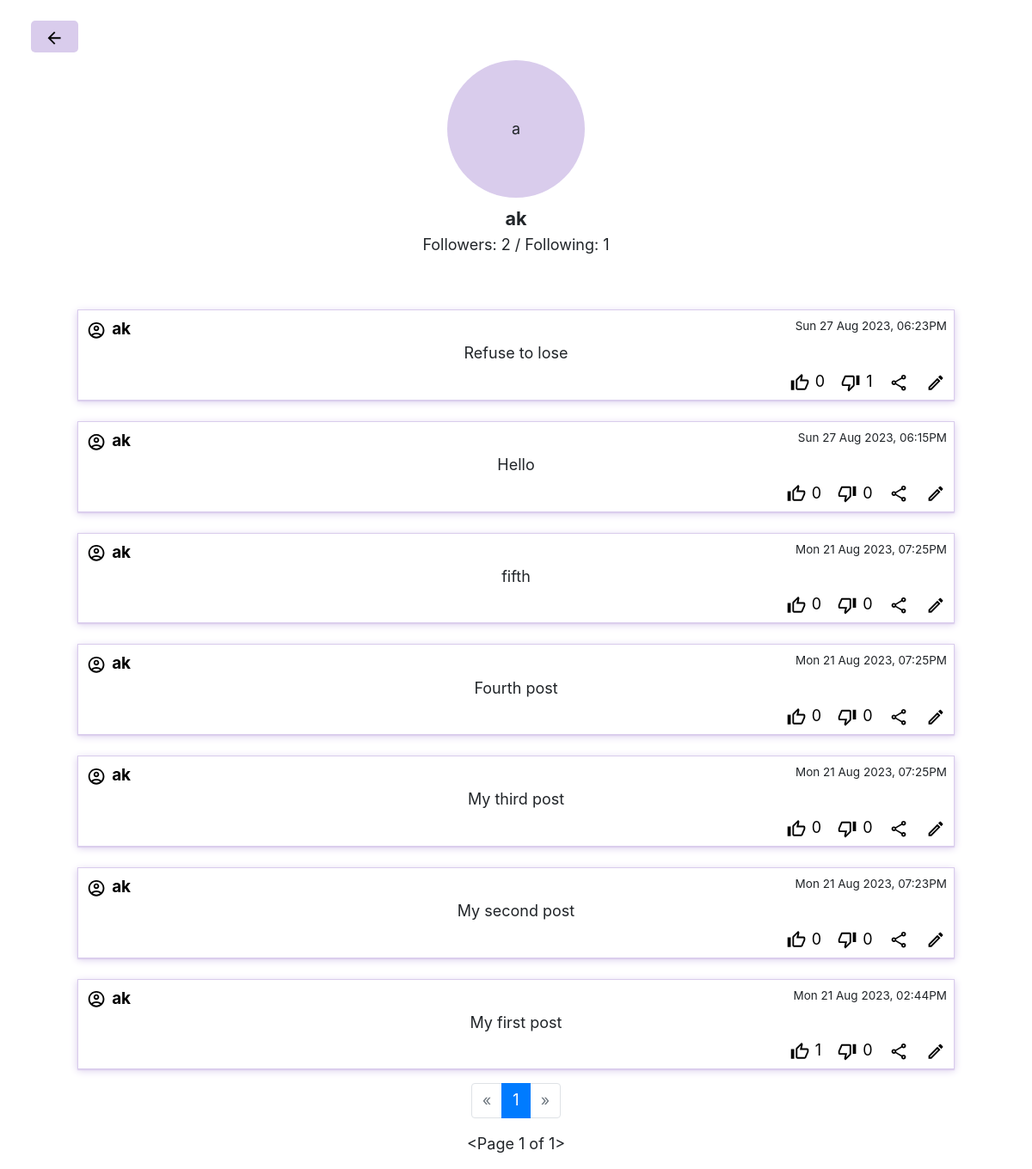
/profile/2 (signed in), run on the app's committed database.
### network/models.py (models this page shows, shortened)
class User(AbstractUser):
    pass

class Posts(models.Model):
    message = models.TextField(max_length=1000)
    poster = models.ForeignKey(User, on_delete=models.CASCADE)
    timestamp = models.CharField(default=datetime.datetime.now().strftime('%a %d %b %Y, %I:%M%p'), max_length=50)
    likesCountForDOM = models.IntegerField(default=0)
    dislikesCountForDOM = models.IntegerField(default=0)
    ShouldLikeButtonDisabledDOM = models.BooleanField(default=False)
    ShouldDisLikeButtonDisabledDOM = models.BooleanField(default=False)
    def getLikeCount(self):
        return self.likesCount.all()

### network/views.py (the view, shortened to what this page needs)
# urls.py: path("profile/<int:userId>", views.profile, name="profile"),
@login_required
def profile(request, userId, pagenumber=1):
    isViewerTheCreatorOfProfile = request.user.id == userId
    creator = User.objects.get(id=userId)
    userPosts = Posts.objects.filter(poster=creator).order_by("-id")
    if isViewerTheCreatorOfProfile:
        countOfFollowers = follower.objects.filter(user=request.user).count()
        countOfFollowing = follower.objects.filter(follower=request.user).count()
        if userPosts.count() > 0:
            p = Paginator(userPosts, 10)
            if pagenumber <= p.num_pages:
                posts = p.page(pagenumber)
                for post in posts:
                    likesDislikes = post.getLikeCount()
                    likes = likesDislikes.filter(likes=True, dislikes=False).count()
                    dislikes = likesDislikes.count() - likes
                    post.likesCountForDOM = likes
                    post.dislikesCountForDOM = dislikes
                    if request.user.id:
                        postWhereUserActioned = likesDislikes.filter(user=request.user)
                        if postWhereUserActioned:
                            if postWhereUserActioned.first().likes:
                                post.ShouldDisLikeButtonDisabledDOM = False
                                post.ShouldLikeButtonDisabledDOM = True
                            else:
                                post.ShouldDisLikeButtonDisabledDOM = True
                                post.ShouldLikeButtonDisabledDOM = False
                        else:
                            post.ShouldDisLikeButtonDisabledDOM = False
                            post.ShouldLikeButtonDisabledDOM = False
                    else:
                        post.ShouldDisLikeButtonDisabledDOM = True
                        post.ShouldLikeButtonDisabledDOM = True
                return render(request, "network/profilePage.html", {
                    "page": "profilePage",
                    "symbol": creator.username[0],
                    "username": creator.username,
                    "creatorID": creator.id,
                    "countOfFollowers": countOfFollowers,
                    "countOfFollowing": countOfFollowing,
                    "showFollowButton": False,
                    "viewer": request.user if request.user.id else None,
                    "posts": posts,
                    "currentPage": pagenumber,
                    "havePreviousPage": posts.has_previous(),
                    "haveNextPage": posts.has_next()
                })

### network/templates/network/profilePage.html (shortened to what this page needs)
<!DOCTYPE html>
<html lang="en">
    <head>
        <link rel="stylesheet" href="https://stackpath.bootstrapcdn.com/bootstrap/4.4.1/css/bootstrap.min.css">
        {% load static %}
        <link href="{% static 'network/styles.css' %}" rel="stylesheet">
    </head>
    <body>
        <div>
            <section style="height: 40vh; display: flex; flex-flow: column; justify-content: center; align-items: center;">
                <a href="{% url 'index' %}" style="position: absolute; top: 3vh; left: 3vw;">
                    <button style="background-color: #d9ccec; border: unset; padding: 0.6vh 1.8vh; border-radius: 5px;">
                        <svg xmlns="http://www.w3.org/2000/svg" height="24px" viewBox="0 0 24 24" width="24px" fill="#000000">
                            <path d="M0 0h24v24H0V0z" fill="none"/>
                            <path d="M20 11H7.83l5.59-5.59L12 4l-8 8 8 8 1.41-1.41L7.83 13H20v-2z"/>
                        </svg>
                    </button>
                </a>
                <section id="symbolHolder" >{{symbol}}</section>
                <p style="font-size: 1.2em; font-weight: bold; margin: 1vh 0 0.2vh 0;">{{username}}</p>
                <p id="followersCount">Followers: {{countOfFollowers}} / Following: {{countOfFollowing}}</p>
            </section>
            {% include "network/posts.html" %}
            {% include "network/pageNav.html" %}
        </div>
    </body>
</html>

### network/templates/network/posts.html (shortened to what this page needs)
<div id="postsHolder">
    {% if posts %}
        {% for post in posts%}
                <section class="post" id="post{{post.id}}">
                    <section class="postHeader">
                        <a class="inlineChild" href="{%if viewer%} {% url 'profile' userId=post.poster.id %} {% else %}#{% endif %}">
                            <p class="postPoster">{{post.poster.username}}</p>
                        </a>
                        <p class="postTimeStamp">{{post.timestamp}}</p>
                    </section>
                    <section class="postContent">
                        <p class="postMessage">{{post.message}}</p>
                    </section>
                    <section id="postAction" class="inlineChild" style="float: right;">
                        <section class="inlineChild">
                            <button class="actionButton like" value="like/{{post.id}}" {% if post.ShouldLikeButtonDisabledDOM %}disabled{% endif %}>
                            </button>
                            <p class="likesCountForDOM">{{post.likesCountForDOM}}</p>
                        </section>
                        <section class="inlineChild" >
                            <button class="actionButton dislike" value="dislike/{{post.id}}" {% if post.ShouldDisLikeButtonDisabledDOM %}disabled{% endif %}>
                            </button>
                            <p class="dislikesCountForDOM">{{post.dislikesCountForDOM}}</p>
                        </section>
                        <section style="margin-right: 1vw;">
                            <button class="actionButton" value="share/unavailable">
                            </button>
                        </section>
                        {% if viewer == post.poster %}
                            <section>
                                <button class="actionButton edit" value="edit/{{post.id}}">
                                </button>
                            </section>
                        {% endif %}
                    </section>
                </section>
        {% endfor %}
    {% else %}
        <div class="alert alert-warning" role="alert" style="text-align: center;">
            No posts to show
        </div>
    {% endif %}
</div>

### network/static/network/styles.css (style rules this page uses)
* { margin: 0; padding: 0; box-sizing: border-box; }
body { font-size: 18px; }
svg { height: 1.25em; width: 1.45em; }
#postsHolder { width: 100%; display: flex; flex-flow: column; align-items: center; gap: 3vh 0; margin: 2vh 0; }
.post { width: 85%; border: 1px solid #d9ccec; padding: 1vh; min-height: 10vh; box-shadow: rgba(217, 204, 236, 255) 0px 0.0625em 0.0625em, rgba(217, 204, 236, 255) 0px 0.125em 0.5em, rgba(255, 255, 255, 0.1) 0px 0px 0px 1px inset; }
.post p { margin-bottom: 0.3em; }
.postHeader { display: flex; justify-content: space-between; }
.postTimeStamp { font-size: 0.75em; }
.postPoster { font-size: 1.05em; font-weight: bold; }
.postMessage { text-align: center; padding: 0 5vw; }
.inlineChild > * { display: inline; color: black; }
.inlineChild > p { margin-right: 1vw; }
#postAction button { background-color: unset; border: unset; }
#symbolHolder { height: 20vh; width: 20vh; border-radius: 50%; display: flex; justify-content: center; align-items: center; background-color: #d9ccec; margin-top: 8vh; }

### data on the page
User: username "ak"
Posts: poster.username "ak", timestamp "Sun 27 Aug 2023, 06:23PM", message "Refuse to lose", likesCountForDOM "0", dislikesCountForDOM "1"
Posts: poster.username "ak", timestamp "Sun 27 Aug 2023, 06:15PM", message "Hello", likesCountForDOM "0", dislikesCountForDOM "0"
Posts: poster.username "ak", timestamp "Mon 21 Aug 2023, 07:25PM", message "fifth", likesCountForDOM "0", dislikesCountForDOM "0"
Posts: poster.username "ak", timestamp "Mon 21 Aug 2023, 07:25PM", message "Fourth post", likesCountForDOM "0", dislikesCountForDOM "0"
Posts: poster.username "ak", timestamp "Mon 21 Aug 2023, 07:25PM", message "My third post", likesCountForDOM "0", dislikesCountForDOM "0"
Posts: poster.username "ak", timestamp "Mon 21 Aug 2023, 07:23PM", message "My second post", likesCountForDOM "0", dislikesCountForDOM "0"
Posts: poster.username "ak", timestamp "Mon 21 Aug 2023, 02:44PM", message "My first post", likesCountForDOM "1", dislikesCountForDOM "0"

### other printed values
{{ symbol }} "a"
{{ countOfFollowers }} "2"
{{ countOfFollowing }} "1"
{{ currentPage }} "1"
{{ posts }} "<Page 1 of 1>"
